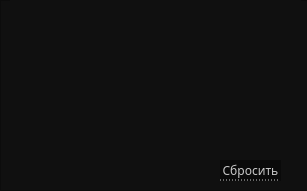
   <widget class="QWidget" name="gaming">
    <property name="geometry">
     <rect>
      <x>0</x>
      <y>0</y>
      <width>307</width>
      <height>191</height>
     </rect>
    </property>
    <attribute name="icon">
     <iconset>
      <normaloff>../../images/down-arrow.png</normaloff>../../images/down-arrow.png</iconset>
    </attribute>
    <attribute name="label">
     <string>Игровое комплектующее</string>
    </attribute>
    <widget class="QFrame" name="frameGaming">
     <property name="geometry">
      <rect>
       <x>0</x>
       <y>0</y>
       <width>311</width>
       <height>191</height>
      </rect>
     </property>
     <property name="styleSheet">
      <string notr="true">QFrame{
	background-color: #101010;
}
</string>
     </property>
     <property name="frameShape">
      <enum>QFrame::StyledPanel</enum>
     </property>
     <property name="frameShadow">
      <enum>QFrame::Raised</enum>
     </property>
     <widget class="QTableWidget" name="tableGaming">
      <property name="enabled">
       <bool>true</bool>
      </property>
      <property name="geometry">
       <rect>
        <x>10</x>
        <y>0</y>
        <width>291</width>
        <height>161</height>
       </rect>
      </property>
      <property name="font">
       <font>
        <family>Montserrat Medium</family>
        <stylestrategy>PreferAntialias</stylestrategy>
       </font>
      </property>
      <property name="mouseTracking">
       <bool>true</bool>
      </property>
      <property name="focusPolicy">
       <enum>Qt::NoFocus</enum>
      </property>
      <property name="autoFillBackground">
       <bool>false</bool>
      </property>
      <property name="styleSheet">
       <string notr="true">
QTableWidget QTableCornerButton::section
{
	
	background: rgb(30, 30, 30);
	border-style: solid;
	border-width: 1px;
}

QTableWidget::item
{
 	border-bottom: 1px solid rgb(60,60,60); 
	border-right: 0px;
	border-left: 0px;
	border-top:0px;
}

QTableView
{
	background-color: #101010;
	color: #dddddd;
	border-top: 0px;
	border-right: 0px;
	border-left: 0px;
	border-bottom: 0px;
}

QTableWidget::item:hover {
    color: white;
	border-bottom: 1px solid rgb(180,180,180);
}      

QTableWidget::item:selected
{
 	color: white;
	border-bottom: 1px solid rgb(180,180,180);
}

QScrollBar:vertical {
	border: none;
    background-color: #151515;
    width: 8px;
    margin: 15px 0 15px 0;
	border-radius: 0px;
 }

/*  HANDLE BAR VERTICAL */
QScrollBar::handle:vertical {	
	background-color: #151515;
	min-height: 30px;
	border-radius: 0px;
	border: 1px solid;
	border-right: 0px;
	border-color: rgb(60,60,60);
}
QScrollBar::handle:vertical:hover{	
	background-color:  rgb(50,50,50);
	border-color: rgb(60,60,60);
}
QScrollBar::handle:vertical:pressed {	
	background-color: rgb(120, 0, 2);
}

/* BTN TOP - SCROLLBAR */
QScrollBar::sub-line:vertical {
	background-color: #151515;
	height: 15px;
	subcontrol-position: top;
	subcontrol-origin: margin;
	border: 0px;
	border-bottom: 1px solid rgb(180, 0, 0);
}
QScrollBar::sub-line:vertical:hover {	
	background-color: #575757;
	border-color: #242424;
}
QScrollBar::sub-line:vertical:pressed {	
	background-color: rgb(120, 0, 2);
}

/* BTN BOTTOM - SCROLLBAR */
QScrollBar::add-line:vertical {
	background-color: #151515;
	height: 15px;
	subcontrol-position: bottom;
	subcontrol-origin: margin;
	border: 1px solid;
	border-color: rgb(60,60,60);
	border: 1px solid;
	border-top:1px solid rgb(180, 0, 0);
	border-right: 0px;
	border-bottom: 0px;
}
QScrollBar::add-line:vertical:hover {	
	background-color: #575757;
	border-color: #242424;
}
QScrollBar::add-line:vertical:pressed {	
	background-color: rgb(120, 0, 2);
}
/* RESET ARROW */
QScrollBar::up-arrow:vertical, QScrollBar::down-arrow:vertical {
	background: none;
}

QScrollBar::add-page:vertical, QScrollBar::sub-page:vertical {
	background: none;
}</string>
      </property>
      <property name="editTriggers">
       <set>QAbstractItemView::AnyKeyPressed|QAbstractItemView::EditKeyPressed|QAbstractItemView::SelectedClicked</set>
      </property>
      <property name="selectionMode">
       <enum>QAbstractItemView::MultiSelection</enum>
      </property>
      <property name="selectionBehavior">
       <enum>QAbstractItemView::SelectRows</enum>
      </property>
      <property name="showGrid">
       <bool>false</bool>
      </property>
      <property name="gridStyle">
       <enum>Qt::SolidLine</enum>
      </property>
      <property name="sortingEnabled">
       <bool>true</bool>
      </property>
      <attribute name="horizontalHeaderVisible">
       <bool>false</bool>
      </attribute>
      <attribute name="horizontalHeaderCascadingSectionResizes">
       <bool>true</bool>
      </attribute>
      <attribute name="horizontalHeaderDefaultSectionSize">
       <number>120</number>
      </attribute>
      <attribute name="horizontalHeaderHighlightSections">
       <bool>false</bool>
      </attribute>
      <attribute name="horizontalHeaderMinimumSectionSize">
       <number>15</number>
      </attribute>
      <attribute name="horizontalHeaderShowSortIndicator" stdset="0">
       <bool>true</bool>
      </attribute>
      <attribute name="horizontalHeaderStretchLastSection">
       <bool>false</bool>
      </attribute>
      <attribute name="verticalHeaderVisible">
       <bool>false</bool>
      </attribute>
      <attribute name="verticalHeaderCascadingSectionResizes">
       <bool>false</bool>
      </attribute>
      <attribute name="verticalHeaderMinimumSectionSize">
       <number>10</number>
      </attribute>
      <column>
       <property name="text">
        <string>Выбор</string>
       </property>
      </column>
      <column>
       <property name="text">
        <string>Название</string>
       </property>
      </column>
     </widget>
     <widget class="QPushButton" name="btnResetGaming">
      <property name="geometry">
       <rect>
        <x>220</x>
        <y>160</y>
        <width>61</width>
        <height>21</height>
       </rect>
      </property>
      <property name="font">
       <font>
        <family>Montserrat Medium</family>
        <pointsize>9</pointsize>
       </font>
      </property>
      <property name="styleSheet">
       <string notr="true">QPushButton
{	
	background-color: rgb(10, 10, 10);
	color:  rgb(200,200, 200);
	border: 0px;
	border-bottom: 1px dotted rgb(200, 200, 200);
}

QPushButton::hover
{
	color: red;
	border-bottom: 1px dotted red;
}
</string>
      </property>
      <property name="text">
       <string>Сбросить</string>
      </property>
     </widget>
    </widget>
   </widget>
